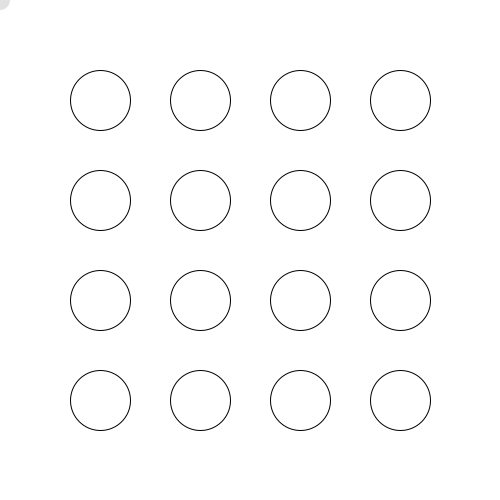
Frame 1 (no input)
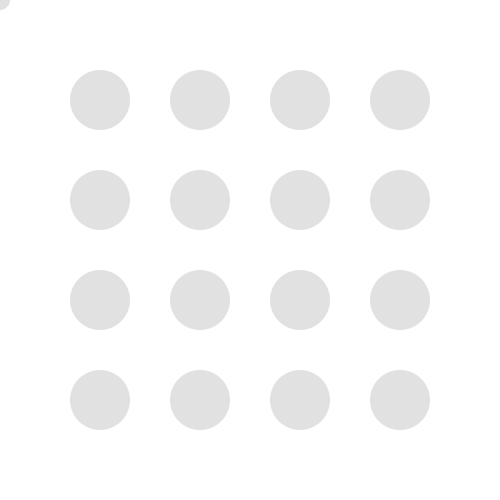
Frame 60 (the mouse pressed at the canvas centre just before this capture)
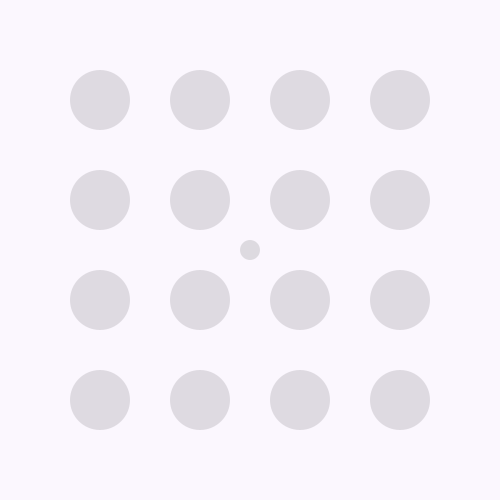
Frame 120 (the mouse held since frame 60 and released just before this capture)

The Processing sketch that drew these frames (run headless with seeded random() and noise(); from frame 60 on, the mouse is pressed at the canvas centre):

// Processing sketch: sketch_160802c
// ── sketch_160802c.pde
PImage img;
int x = 0;
int y = 0;
int z = 0;
int h = 0;
int a = 0;
int b = 0;
void setup() {
  size(500, 500);
  background(255);
  textSize(23);
}
void draw() {
  background(255);
  if ((mouseX>70) && (mouseX<130)&&//set a "if" sentence to define the range of the first circle
    (mouseY>70) && (mouseY<130)) {
    ellipse(100, 100, 110, 110);
  } 
  if ((mouseX>170) && (mouseX<230)&&//set a "if" sentence to define the range of the second circle
    (mouseY>70) && (mouseY<130)) {
    rect(200, 100, 110, 110);
  } 
  if ((mouseX>270) && (mouseX<330)&&//same as above
    (mouseY>70) && (mouseY<130)) {
    triangle(230, 140, 370, 140, 300, 30);
  } 
  if ((mouseX>370) && (mouseX<430)&&//same as above
    (mouseY>70) && (mouseY<130)) {
    quad(350, 75, 350, 155, 455, 120, 460, 35);
  } 
  if ((mouseX>70) && (mouseX<130)&&//same as above
    (mouseY>170) && (mouseY<230)) {
    quad(50, 155, 40, 230, 150, 170, 150, 250);
  } 
  if ((mouseX>170) && (mouseX<230)&&//same as above
    (mouseY>170) && (mouseY<230)) {
    arc(200, 200, 80, 80, 0, PI+QUARTER_PI, PIE);
  } 
  if ((mouseX>270) && (mouseX<330)&&//same as above
    (mouseY>170) && (mouseY<230)) {
    triangle(300, 155, 260, 265, 360, 233);
  }
  if ((mouseX>370) && (mouseX<430)&&//same as above
    (mouseY>170) && (mouseY<230)) {
    quad(350, 215, 350, 218, 475, 185, 475, 182);
  }
  if ((mouseX>70) && (mouseX<130)&&//same as above
    (mouseY>270) && (mouseY<330)) {
    text("Hello", 72, 310);
  }
  if ((mouseX>170) && (mouseX<230)&&//same as above
    (mouseY>270) && (mouseY<330)) {
    text("Click", 172, 310);
  }
  if ((mouseX>270) && (mouseX<330)&&//same as above
    (mouseY>270) && (mouseY<330)) {
    text("To", 287, 310);
  }
  if ((mouseX>370) && (mouseX<430)&&//same as above
    (mouseY>270) && (mouseY<330)) {
    text("Change", 360, 310);
  }
  if ((mouseX>70) && (mouseX<130)&&//same as above
    (mouseY>370) && (mouseY<430)) {
    text("The", 80, 410);
  }
  if ((mouseX>170) && (mouseX<230)&&//same as above
    (mouseY>370) && (mouseY<430)) {
    text("Background", 135, 410);
  }
  if ((mouseX>270) && (mouseX<330)&&//same as above
    (mouseY>370) && (mouseY<430)) {
    text("Color", 270, 410);
  }
  if ((mouseX>370) && (mouseX<430)&&//same as above
    (mouseY>370) && (mouseY<430)) {
    text("Yeah", 373, 410);
  }
  for (a=0; a<(width-100); a+=100) {//a for loop for drawing the all 16 circles
    for (b=0; b<(height-100); b+=100) {
      ellipse(a+100, b+100, 60, 60);
    }
  }

  rectMode(CENTER);
  noStroke();
  fill(x, y, z, h);
  rect(width/2, height/2, width, height);//make a circle mouse icon
  fill(0, 0, 0, 30);
  ellipse(mouseX, mouseY, 20, 20);
  println(mouseX, mouseY);
}

//set up a mousepressed triger,so each time when I press the mouse, the backgound corlor changed.
void mousePressed() {
  x = int(random(256));
  y = int(random(256));
  z = int(random(256)); 
  h = int(random(50));
  println(x, y, z, h);
}
